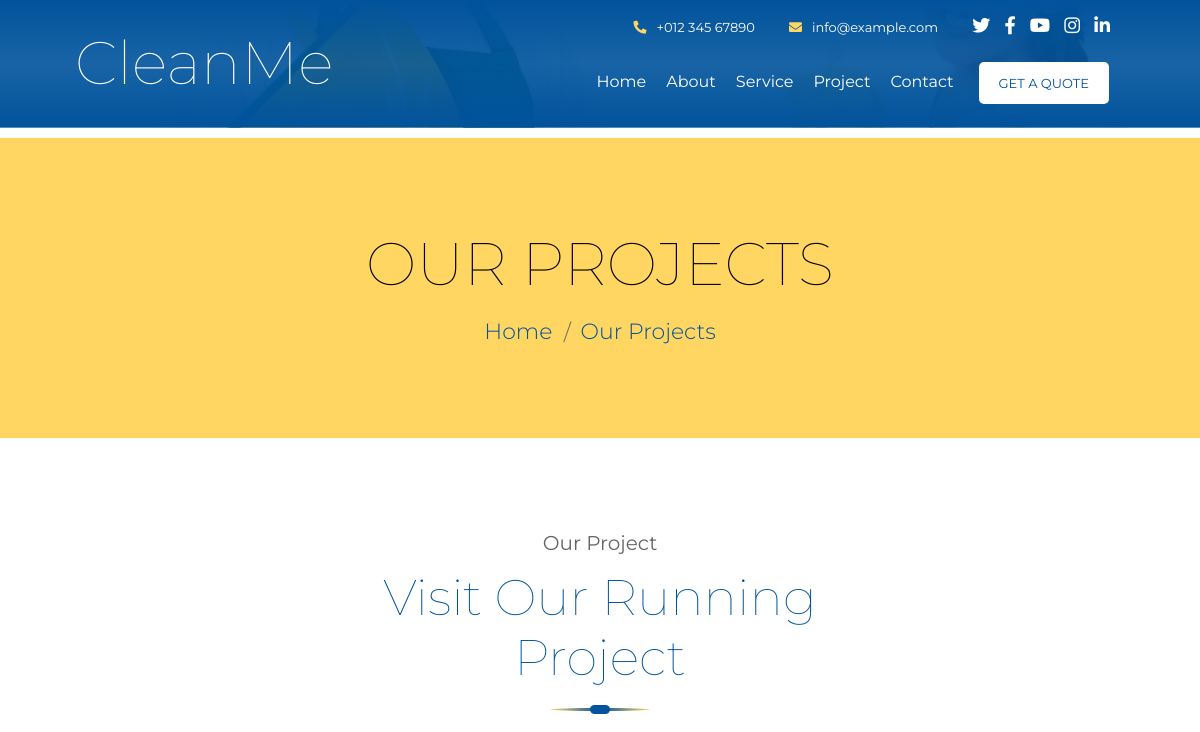
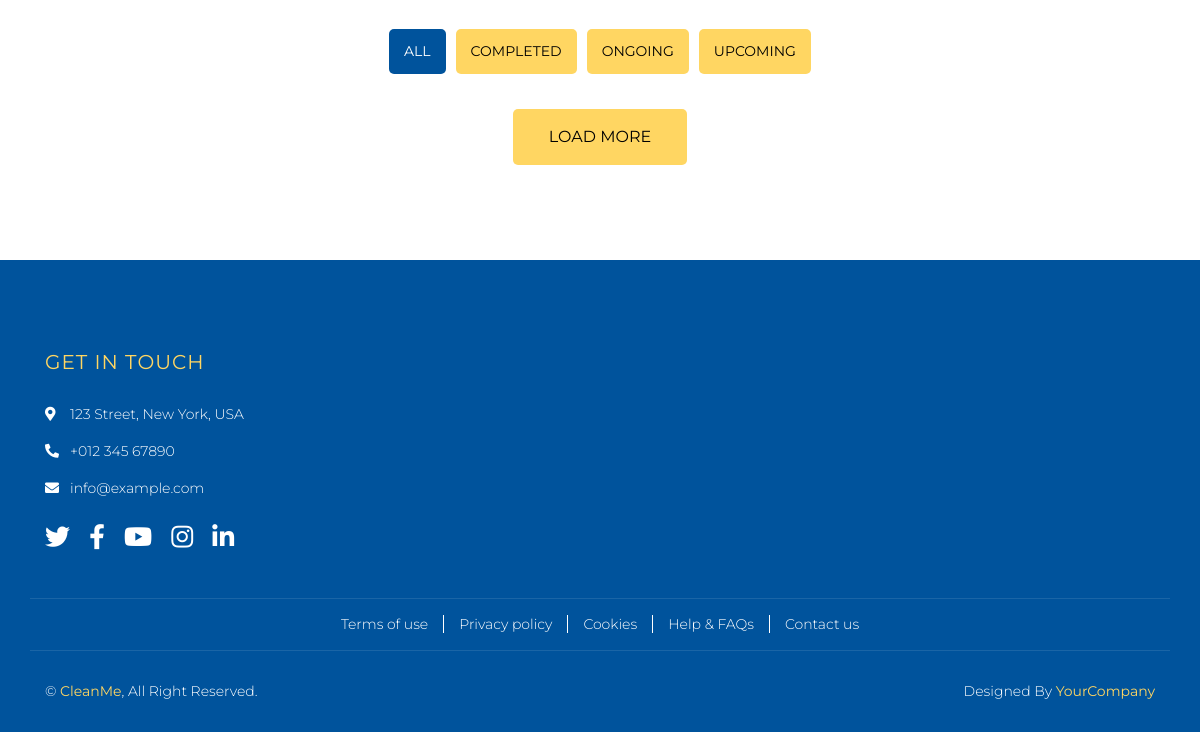
The page /projects/ on the database as committed earlier (2 pictures, top to bottom).
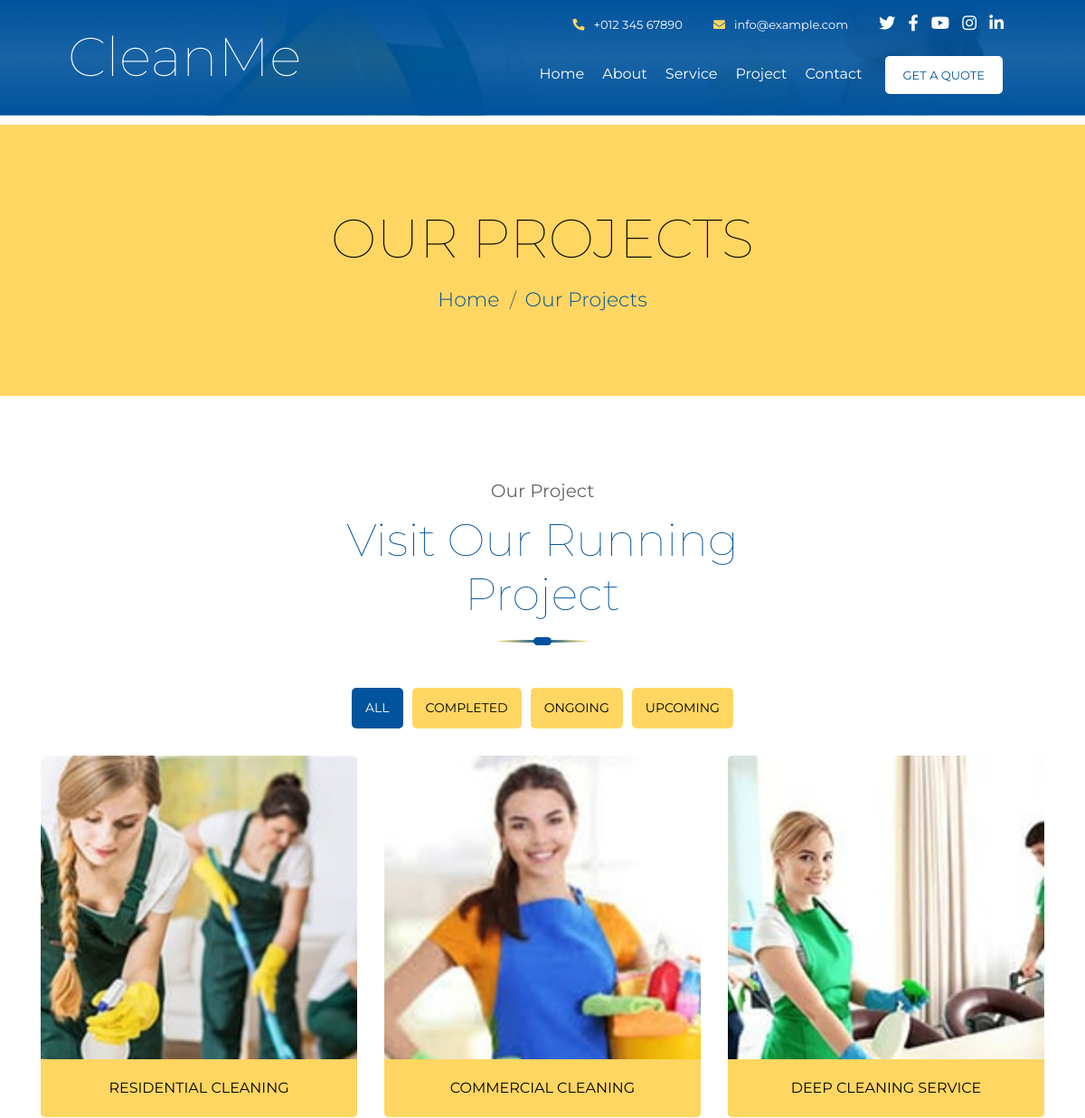
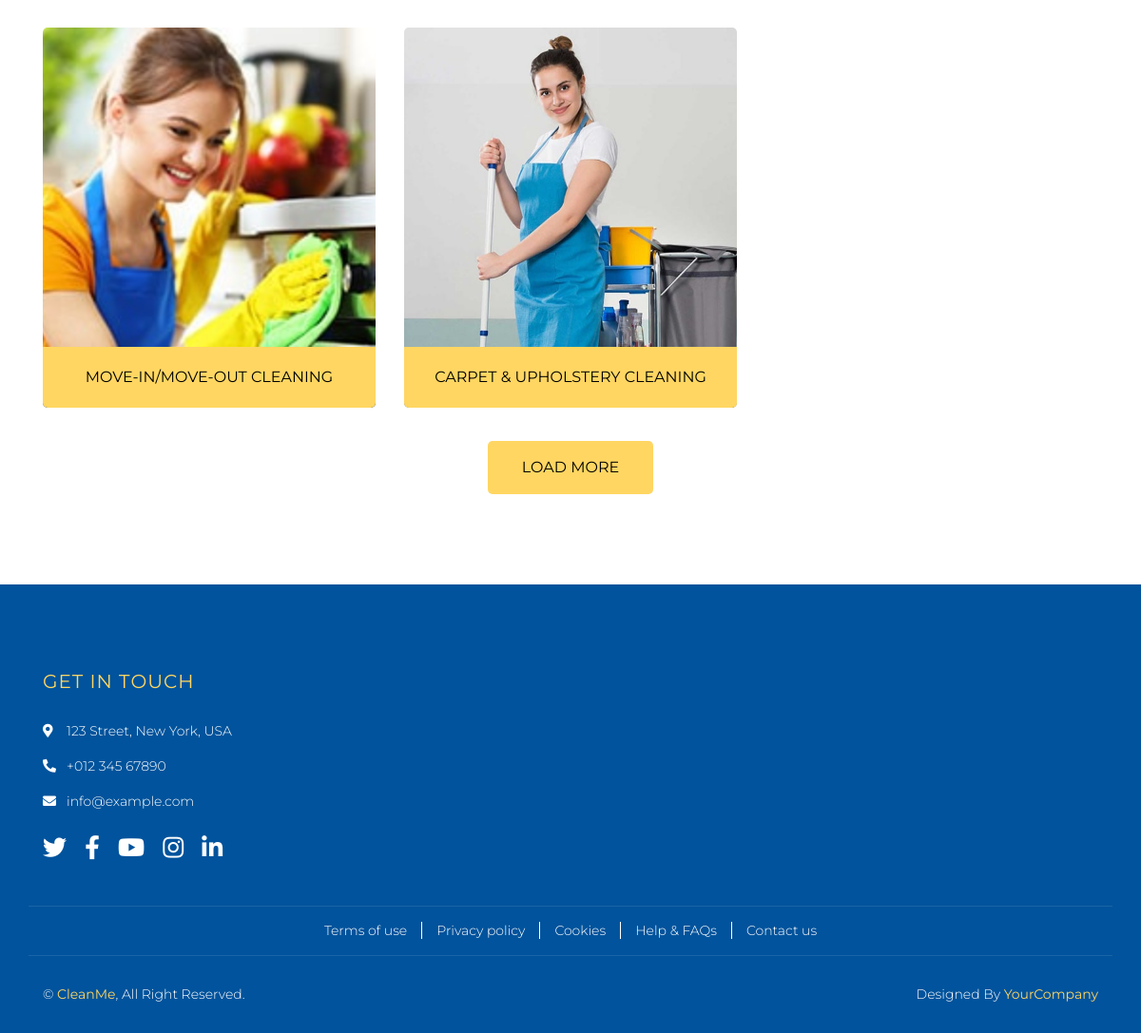
The same page on the database as committed later (2 pictures, top to bottom).
### core/models.py (models this page shows, shortened)
class Project(models.Model):
    STATUS_CHOICES = [
        ('completed', 'Completed'),
        ('ongoing', 'Ongoing'),
        ('upcoming', 'Upcoming'),
    ]
    name = models.CharField(max_length=200)
    image = models.ImageField(upload_to='portfolio/')
    status = models.CharField(max_length=10, choices=STATUS_CHOICES)
    detail_url = models.URLField(blank=True)

### core/views.py (the view)
# urls.py: path('projects/', views.projects, name='projects'),
def projects(request):
    projects = Project.objects.all()
    return render(request, 'core/portfolio.html', {'projects': projects})

### core/templates/core/portfolio.html (shortened to what this page needs)
{% extends "base.html" %}
{% load static %}
{% block content %}
            <div class="page-header">
                <div class="container">
                    <div class="row">
                        <div class="col-12">
                            <h2>Our Projects</h2>
                        </div>
                        <div class="col-12">
                            <a href="">Home</a>
                            <a href="">Our Projects</a>
                        </div>
                    </div>
                </div>
            </div>
<div class="portfolio">
    <div class="container">
        <div class="section-header">
            <p>Our Project</p>
            <h2>Visit Our Running Project</h2>
        </div>
        <div class="row">
            <div class="col-12">
                <ul id="portfolio-flters">
                    <li data-filter="*" class="filter-active">All</li>
                    <li data-filter=".completed">Completed</li>
                    <li data-filter=".ongoing">Ongoing</li>
                    <li data-filter=".upcoming">Upcoming</li>
                </ul>
            </div>
        </div>
        <div class="row portfolio-container">
            {% for project in projects %}
            <div class="col-lg-4 col-md-6 col-sm-12 portfolio-item {{ project.status }}">
                <div class="portfolio-wrap">
                    <figure>
                        <img src="{{ project.image.url }}" alt="Portfolio Image">
                        <a class="portfolio-title" href="#">{{ project.name }}</a>
                    </figure>
                </div>
            </div>
            {% endfor %}
        </div>
        <div class="row">
            <div class="col-12 load-more">
                <a class="btn" href="#">Load More</a>
            </div>
        </div>
    </div>
</div>
{% endblock %}

### core/templates/base.html (shortened to what this page needs)
{% load static %}
<!DOCTYPE html>
<html lang="en">
<head>
    <link href="https://stackpath.bootstrapcdn.com/bootstrap/4.4.1/css/bootstrap.min.css" rel="stylesheet">
    <link href="https://cdnjs.cloudflare.com/ajax/libs/font-awesome/5.10.0/css/all.min.css" rel="stylesheet">
    <link href="{% static 'lib/owlcarousel/assets/owl.carousel.min.css' %}" rel="stylesheet">
    <link href="{% static 'lib/lightbox/css/lightbox.min.css' %}" rel="stylesheet">
    <link href="{% static 'css/style.css' %}" rel="stylesheet">
</head>
<body>
    <div class="wrapper">
        <div class="header home">
            <div class="container-fluid">
                <div class="header-top row align-items-center">
                    <div class="col-lg-3">
                        <div class="brand">
                            <a href="{% url 'home' %}">
                                CleanMe
                            </a>
                        </div>
                    </div>
                    <div class="col-lg-9">
                        <div class="topbar">
                            <div class="topbar-col">
                                <a href="tel:+01234567890"><i class="fa fa-phone-alt"></i>+012 345 67890</a>
                            </div>
                            <div class="topbar-col">
                                <a href="mailto:info@example.com"><i class="fa fa-envelope"></i>info@example.com</a>
                            </div>
                            <div class="topbar-col">
                                <div class="topbar-social">
                                    <a href="#"><i class="fab fa-twitter"></i></a>
                                    <a href="#"><i class="fab fa-facebook-f"></i></a>
                                    <a href="#"><i class="fab fa-youtube"></i></a>
                                    <a href="#"><i class="fab fa-instagram"></i></a>
                                    <a href="#"><i class="fab fa-linkedin-in"></i></a>
                                </div>
                            </div>
                        </div>
                        <div class="navbar navbar-expand-lg bg-light navbar-light">
                            <div class="collapse navbar-collapse justify-content-between" id="navbarCollapse">
                                <div class="navbar-nav ml-auto">
                                    <a href="{% url 'home' %}" class="nav-item nav-link">Home</a>
                                    <a href="{% url 'about' %}" class="nav-item nav-link">About</a>
                                    <a href="{% url 'services' %}" class="nav-item nav-link">Service</a>
                                    <a href="{% url 'projects' %}" class="nav-item nav-link">Project</a>
                                    <a href="{% url 'contact' %}" class="nav-item nav-link">Contact</a>
                                    <a href="#" class="btn">Get A Quote</a>
                                </div>
                            </div>
                        </div>
                    </div>
                </div>
            </div>
        </div>
        {% block content %}
        {% endblock %}
        <div class="footer">
            <div class="container">
                <div class="row">
                    <div class="col-md-6 col-lg-3">
                        <div class="footer-contact">
                            <h2>Get In Touch</h2>
                            <p><i class="fa fa-map-marker-alt"></i>123 Street, New York, USA</p>
                            <p><i class="fa fa-phone-alt"></i>+012 345 67890</p>
                            <p><i class="fa fa-envelope"></i>info@example.com</p>
                            <div class="footer-social">
                                <a href="#"><i class="fab fa-twitter"></i></a>
                                <a href="#"><i class="fab fa-facebook-f"></i></a>
                                <a href="#"><i class="fab fa-youtube"></i></a>
                                <a href="#"><i class="fab fa-instagram"></i></a>
                                <a href="#"><i class="fab fa-linkedin-in"></i></a>
                            </div>
                        </div>
                    </div>
                </div>
            </div>
            <div class="container footer-menu">
                <div class="f-menu">
                    <a href="#">Terms of use</a>
                    <a href="#">Privacy policy</a>
                    <a href="#">Cookies</a>
                    <a href="#">Help & FAQs</a>
                    <a href="#">Contact us</a>
                </div>
            </div>
            <div class="container copyright">
                <div class="row">
                    <div class="col-md-6">
                        <p>&copy; <a href="#">CleanMe</a>, All Right Reserved.</p>
                    </div>
                    <div class="col-md-6">
                        <p>Designed By <a href="#">YourCompany</a></p>
                    </div>
                </div>
            </div>
        </div>
    </div>
</body>
</html>

Rows that differ between the two databases and show on the page:
added Project: image (picture), name "RESIDENTIAL CLEANING"
added Project: image (picture), name "COMMERCIAL CLEANING"
added Project: image (picture), name "DEEP CLEANING SERVICE"
added Project: image (picture), name "MOVE-IN/MOVE-OUT CLEANING"
added Project: image (picture), name "CARPET & UPHOLSTERY CLEANING"
